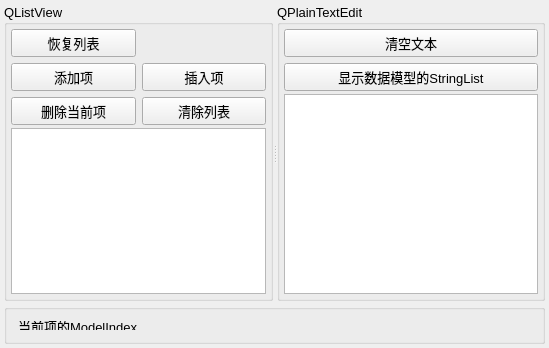
<?xml version="1.0" encoding="UTF-8"?>
<ui version="4.0">
 <class>Widget</class>
 <widget class="QWidget" name="Widget">
  <property name="geometry">
   <rect>
    <x>0</x>
    <y>0</y>
    <width>549</width>
    <height>348</height>
   </rect>
  </property>
  <property name="font">
   <font>
    <pointsize>10</pointsize>
   </font>
  </property>
  <property name="windowTitle">
   <string>QListView的使用</string>
  </property>
  <layout class="QVBoxLayout" name="verticalLayout_4">
   <property name="spacing">
    <number>3</number>
   </property>
   <property name="leftMargin">
    <number>4</number>
   </property>
   <property name="topMargin">
    <number>4</number>
   </property>
   <property name="rightMargin">
    <number>4</number>
   </property>
   <property name="bottomMargin">
    <number>4</number>
   </property>
   <item>
    <widget class="QSplitter" name="splitter">
     <property name="orientation">
      <enum>Qt::Horizontal</enum>
     </property>
     <widget class="QGroupBox" name="groupBox">
      <property name="title">
       <string>QListView</string>
      </property>
      <layout class="QVBoxLayout" name="verticalLayout_3">
       <property name="spacing">
        <number>3</number>
       </property>
       <property name="leftMargin">
        <number>4</number>
       </property>
       <property name="topMargin">
        <number>4</number>
       </property>
       <property name="rightMargin">
        <number>4</number>
       </property>
       <property name="bottomMargin">
        <number>4</number>
       </property>
       <item>
        <layout class="QGridLayout" name="gridLayout">
         <item row="0" column="0">
          <widget class="QPushButton" name="btnIniList">
           <property name="text">
            <string>恢复列表</string>
           </property>
          </widget>
         </item>
         <item row="1" column="0">
          <widget class="QPushButton" name="btnListAppend">
           <property name="text">
            <string>添加项</string>
           </property>
          </widget>
         </item>
         <item row="1" column="1">
          <widget class="QPushButton" name="btnListInsert">
           <property name="text">
            <string>插入项</string>
           </property>
          </widget>
         </item>
         <item row="2" column="0">
          <widget class="QPushButton" name="btnListDelete">
           <property name="text">
            <string>删除当前项</string>
           </property>
          </widget>
         </item>
         <item row="2" column="1">
          <widget class="QPushButton" name="btnListClear">
           <property name="text">
            <string>清除列表</string>
           </property>
          </widget>
         </item>
        </layout>
       </item>
       <item>
        <widget class="QListView" name="listView"/>
       </item>
      </layout>
     </widget>
     <widget class="QGroupBox" name="groupBox_2">
      <property name="title">
       <string>QPlainTextEdit</string>
      </property>
      <layout class="QVBoxLayout" name="verticalLayout_2">
       <property name="spacing">
        <number>3</number>
       </property>
       <property name="leftMargin">
        <number>4</number>
       </property>
       <property name="topMargin">
        <number>4</number>
       </property>
       <property name="rightMargin">
        <number>4</number>
       </property>
       <property name="bottomMargin">
        <number>4</number>
       </property>
       <item>
        <layout class="QVBoxLayout" name="verticalLayout">
         <item>
          <widget class="QPushButton" name="btnTextClear">
           <property name="text">
            <string>清空文本</string>
           </property>
          </widget>
         </item>
         <item>
          <widget class="QPushButton" name="btnTextImport">
           <property name="text">
            <string>显示数据模型的StringList</string>
           </property>
          </widget>
         </item>
        </layout>
       </item>
       <item>
        <widget class="QPlainTextEdit" name="plainTextEdit"/>
       </item>
      </layout>
     </widget>
    </widget>
   </item>
   <item>
    <widget class="QGroupBox" name="groupBox_3">
     <property name="maximumSize">
      <size>
       <width>16777215</width>
       <height>40</height>
      </size>
     </property>
     <property name="title">
      <string/>
     </property>
     <layout class="QHBoxLayout" name="horizontalLayout">
      <item>
       <widget class="QLabel" name="LabInfo">
        <property name="text">
         <string>当前项的ModelIndex</string>
        </property>
       </widget>
      </item>
     </layout>
    </widget>
   </item>
  </layout>
 </widget>
 <layoutdefault spacing="6" margin="11"/>
 <resources/>
 <connections/>
</ui>
